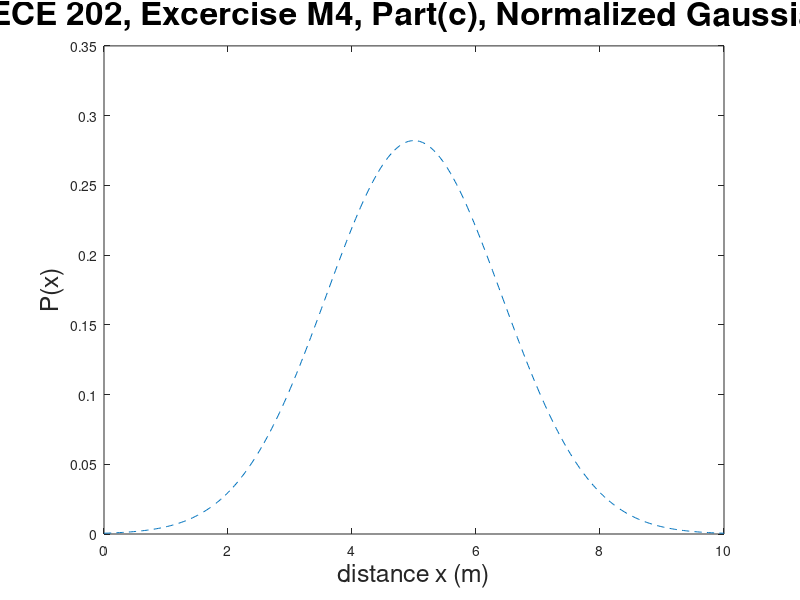

Recreate this plot in MATLAB.
%Ethan LaFleur
%9/18/19
%ECE 202 Excercise M4 Part C
%Short description: In this excercise we plot a normal gaussian function

clear
clc

x = linspace(0, 10, 400); %Creates 400 points from x=0m to x=10m
P = 1/(2*sqrt(pi))*exp(-(x-5).^2/4); %Creates the function P(x)
plot(x, P, '--') %Plots P(x) in a dotted line
title('ECE 202, Excercise M4, Part(c), Normalized Gaussian', 'FontSize', 24) %Titles figure
xlabel('distance x (m)', 'FontSize', 18) %Sets label for x axis
ylabel('P(x)', 'FontSize', 18) %Sets label for y axis
set(gcf, 'Units', 'Normalized', 'OuterPosition', [0 0 1 1]); %Makes figure larger to fit font
